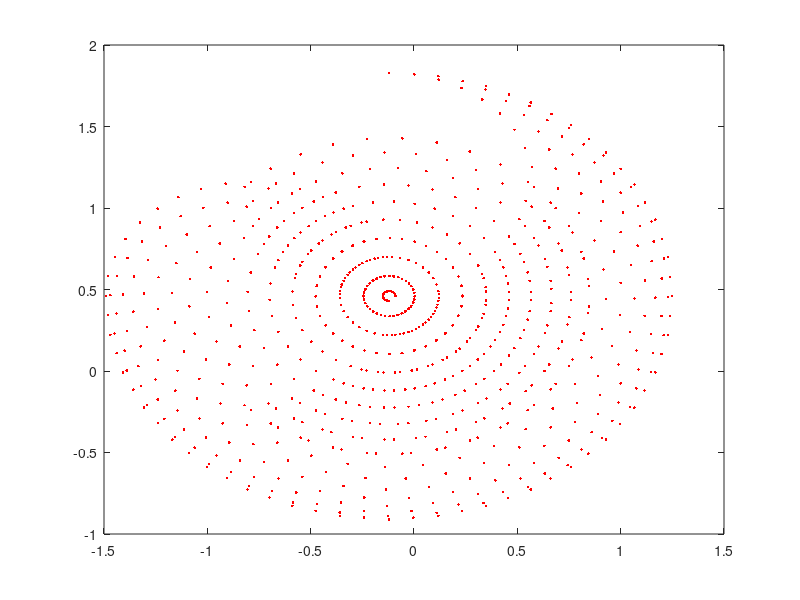

MATLAB code for this plot:
clc;
clear;
close all;
% D-H Parameters
a1 = -0.12; d1 = 0.46; alpha1 = -pi/2  ; theta1 = 0;
a2 = 0.67 ; d2 = 0   ; alpha2 = 0      ; theta2 = -pi/4;
a3 = 0    ; d3 = 0   ; alpha3 = -pi/2  ; theta3 = 3*pi/4;
a4 = 0    ; d4 = 0.7 ; alpha4 = pi/2   ; theta4 = 0;


% Axis Properties
%points
X=[0 0 0.22 0.22 0.22];
Z=[0 0.22 0.22+0.24 0.22+0.24+0.67 0.22+0.24+0.67+0.70];

% Iteration of th2,th3 within maximum and minimum limits
% for theta1_0=  -180:50:180
for theta2_0 = -90:10:180
for theta3_0 = -90:10:180
% theta1=theta1_0*pi/180;
theta2=theta2_0*pi/180;
theta3=theta3_0*pi/180;
A01 = [cos(theta1), -cos(alpha1)*sin(theta1), sin(alpha1)*sin(theta1),a1*cos(theta1);
       sin(theta1), cos(alpha1)*cos(theta1), -sin(alpha1)*cos(theta1),a1*sin(theta1);
       0, sin(alpha1), cos(alpha1),d1;
       0, 0, 0, 1 ];
A12 = [cos(theta2), -cos(alpha2)*sin(theta2), sin(alpha2)*sin(theta2),a2*cos(theta2);
       sin(theta2), cos(alpha2)*cos(theta2), -sin(alpha2)*cos(theta2), a2*sin(theta2);
       0, sin(alpha2), cos(alpha2),d2;
       0, 0, 0, 1 ];
A23 = [cos(theta3), -cos(alpha3)*sin(theta3), sin(alpha3)*sin(theta3),a3*cos(theta3);
       sin(theta3), cos(alpha3)*cos(theta3), -sin(alpha3)*cos(theta3),a3*sin(theta3);
       0, sin(alpha3), cos(alpha3),d3;
       0, 0, 0, 1 ];
A34 = [cos(theta4), -cos(alpha4)*sin(theta4), sin(alpha4)*sin(theta4),a4*cos(theta4);
       sin(theta4), cos(alpha4)*cos(theta4), -sin(alpha4)*cos(theta4), a4*sin(theta4);
       0, sin(alpha4), cos(alpha4),d4;
       0, 0, 0, 1 ];

A06 = A01*A12*A23*A34;
Envelope_1 = plot(A06(1,4), A06(3,4),'r.')
hold 'all'

end
end
